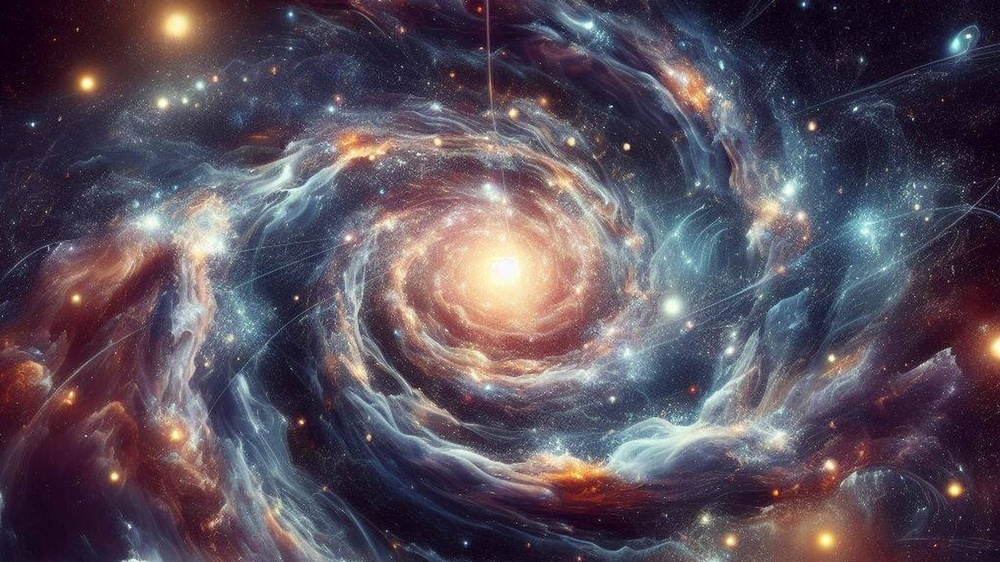
#> input picture universo.jpg, 1000 x 562 px, shrunk from 1338 x 752 before the run
$ python actividad2_bordes.py   (older library calls are emulated)
#> lines starting #> are read from the running program, lines starting #| are printed output that depends on the picture; after the words box and inside, x2 and y2 are one past the last pixel; in counts of white or black regions, pixels touching at a corner belong together
import cv2
import numpy as np
import matplotlib.pyplot as plt

imagen = cv2.imread("universo.jpg")
#> imagen is the input picture: shape (562, 1000, 3); mean B, G, R 90.7, 78.7, 89.2

if imagen is None:
    print("Error: no se encontró universo.jpg")

else:
    imagen_rgb = cv2.cvtColor(imagen, cv2.COLOR_BGR2RGB)

    gris = cv2.cvtColor(imagen, cv2.COLOR_BGR2GRAY)
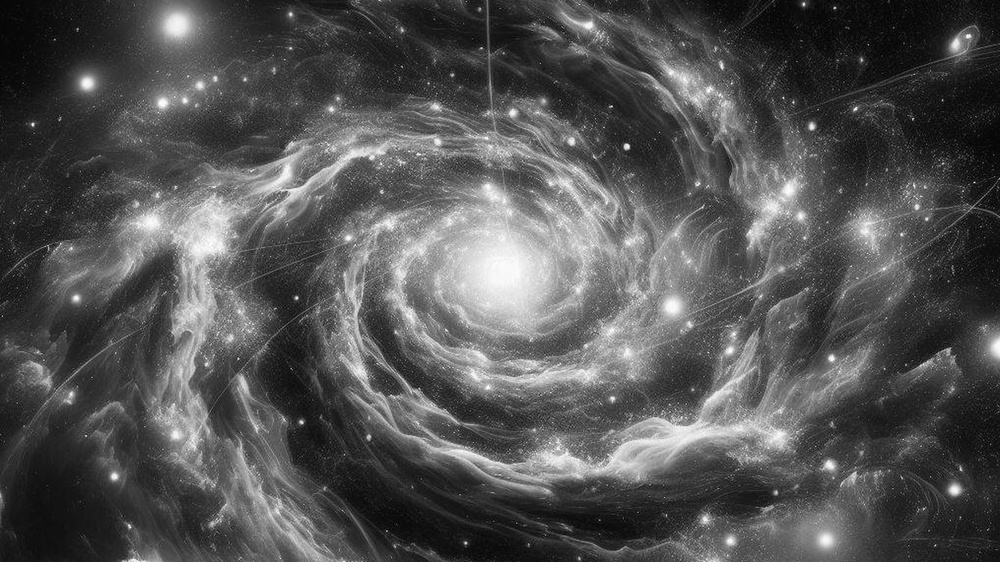
#> gris: shape (562, 1000); min 2, max 254, mean 83.2

    gris_suave = cv2.GaussianBlur(gris, (5, 5), 0)

    # Bordess Canny

    bordes_canny = cv2.Canny(
        gris_suave,
        80,
        180
    )
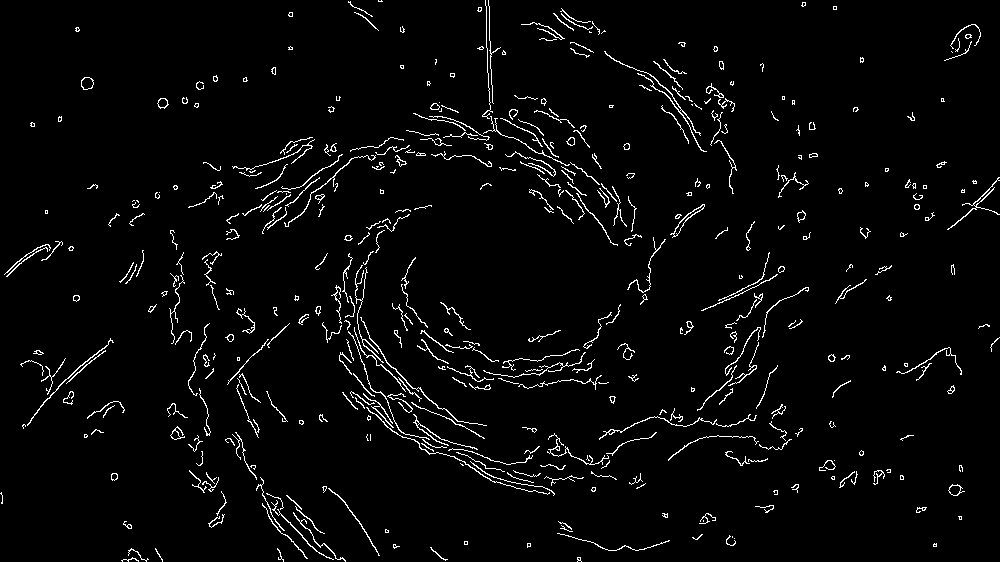
#> bordes_canny: shape (562, 1000); 3.2% white in thin lines or dots

    # Sobel

    sobel_x = cv2.Sobel(
        gris_suave,
        cv2.CV_64F,
        1,
        0,
        ksize=3
    )
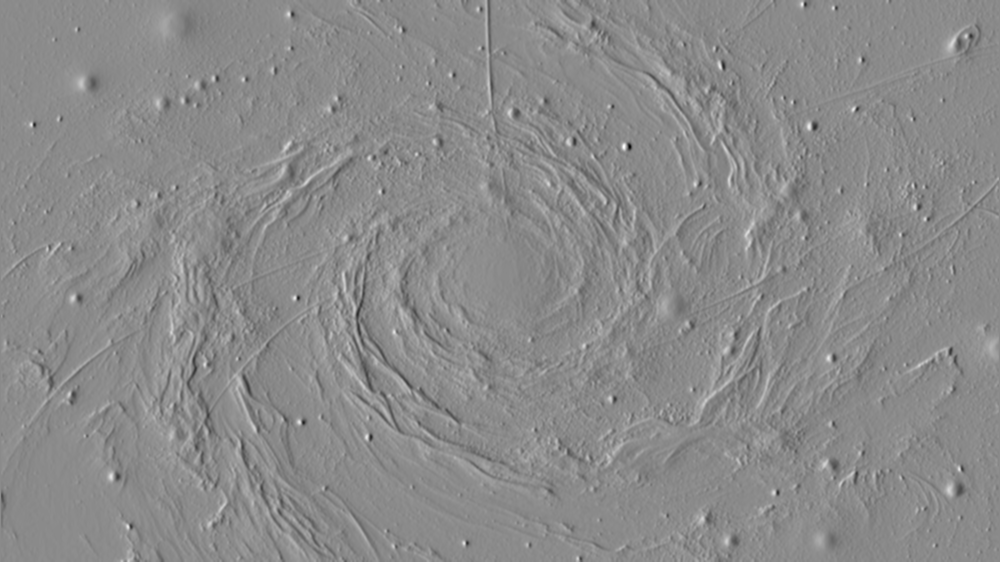
#> sobel_x: shape (562, 1000) float64; min -436, max 365, mean 0; drawn with min black and max white

    sobel_y = cv2.Sobel(
        gris_suave,
        cv2.CV_64F,
        0,
        1,
        ksize=3
    )
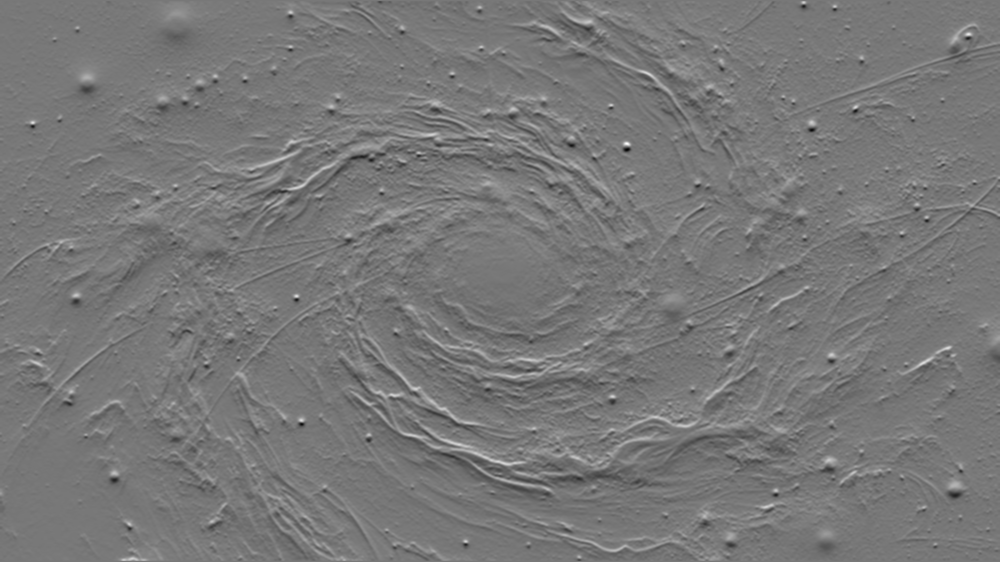
#> sobel_y: shape (562, 1000) float64; min -370, max 416, mean 0.4; drawn with min black and max white

    magnitud_sobel = cv2.magnitude(
        sobel_x.astype(np.float32),
        sobel_y.astype(np.float32)
    )

    magnitud_sobel = cv2.convertScaleAbs(
        magnitud_sobel
    )
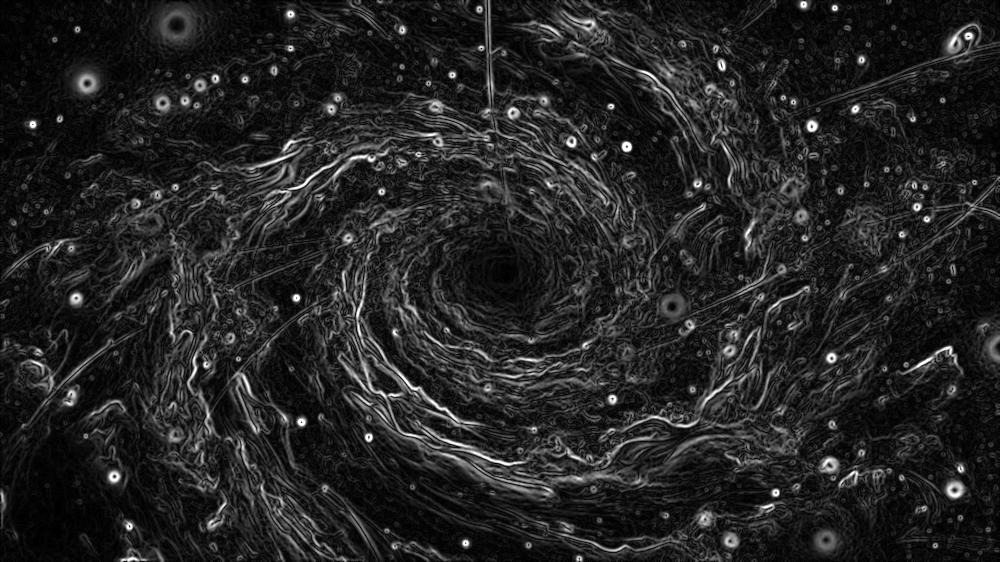
#> magnitud_sobel: shape (562, 1000); min 0, max 255, mean 36

    # laplaciano

    laplaciano = cv2.Laplacian(
        gris_suave,
        cv2.CV_64F
    )
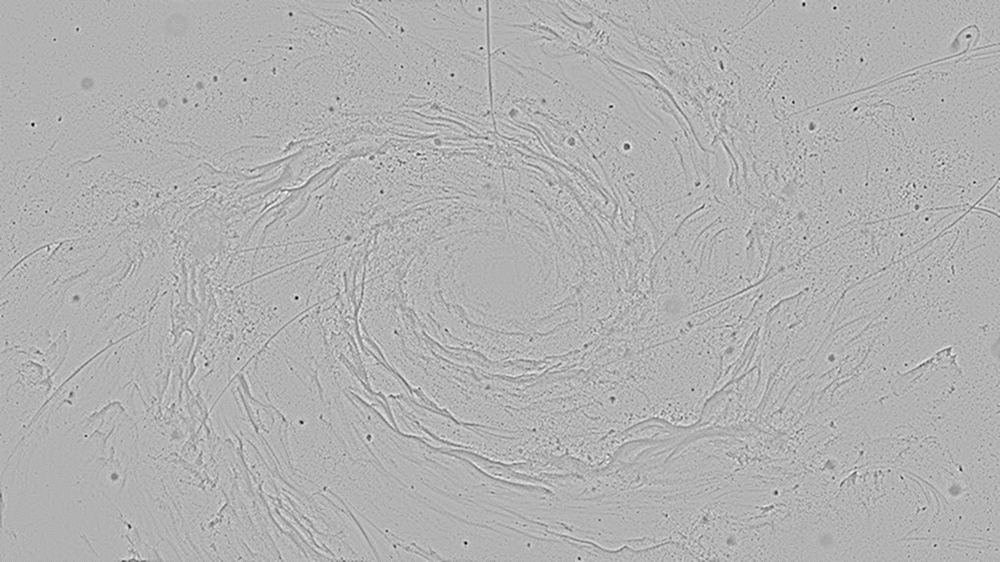
#> laplaciano: shape (562, 1000) float64; min -81, max 35, mean 0; drawn with min black and max white

    laplaciano = cv2.convertScaleAbs(
        laplaciano
    )
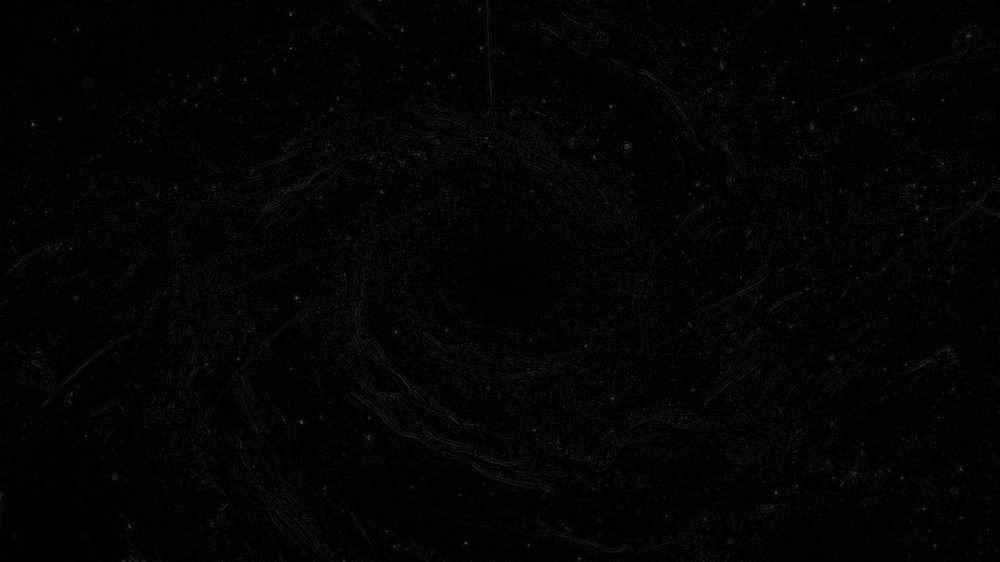
#> laplaciano: shape (562, 1000); min 0, max 81, mean 3.9

    # hough

    imagen_hough = imagen_rgb.copy()

    lineas = cv2.HoughLinesP(
        bordes_canny,
        rho=1,
        theta=np.pi / 180,
        threshold=80,
        minLineLength=40,
        maxLineGap=15
    )
#> lineas = 29 rows, first 6: [336, 310, 414, 388], [47, 398, 113, 342], [387, 150, 474, 156], [465, 366, 514, 377], [421, 340, 480, 351], [614, 60, 654, 77]

    if lineas is not None:
        for linea in lineas:
#> (the run stopped early here; a loop or call above may not have finished)

$ run again, with frutas.jpg copied over universo.jpg
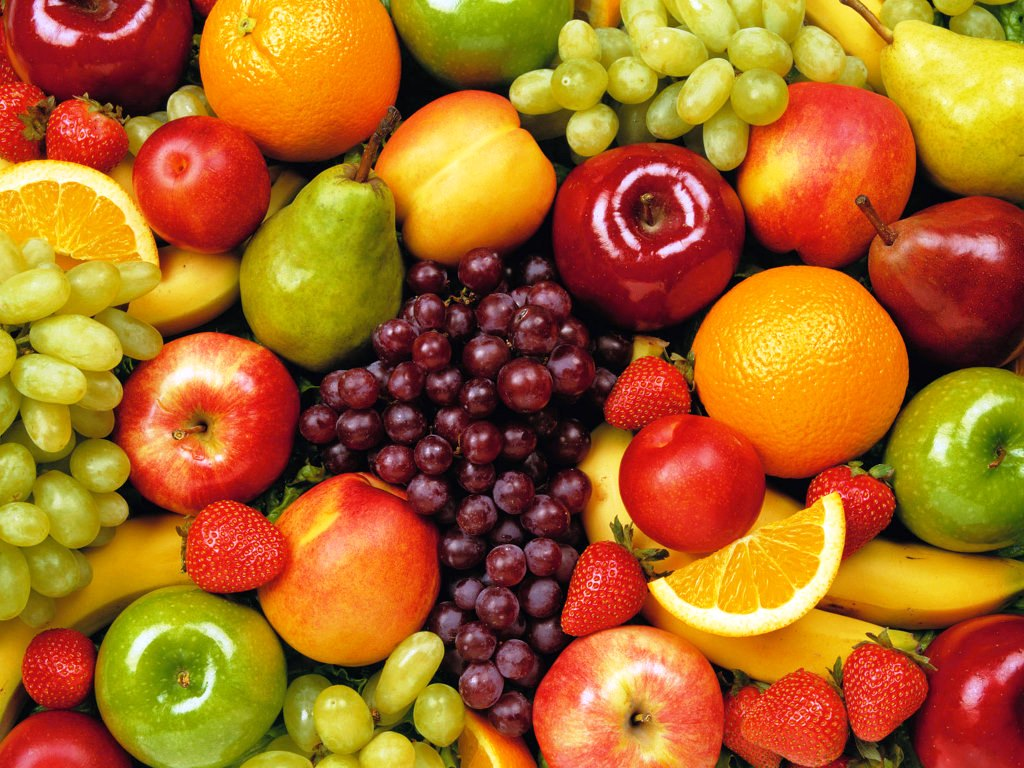
#> input picture frutas.jpg, 1024 x 768 px
#> imagen is the input picture: shape (768, 1024, 3); mean B, G, R 34.7, 104, 170.5
#> `bordes_canny = cv2.Canny( gris_suave, 80, 180 )`:
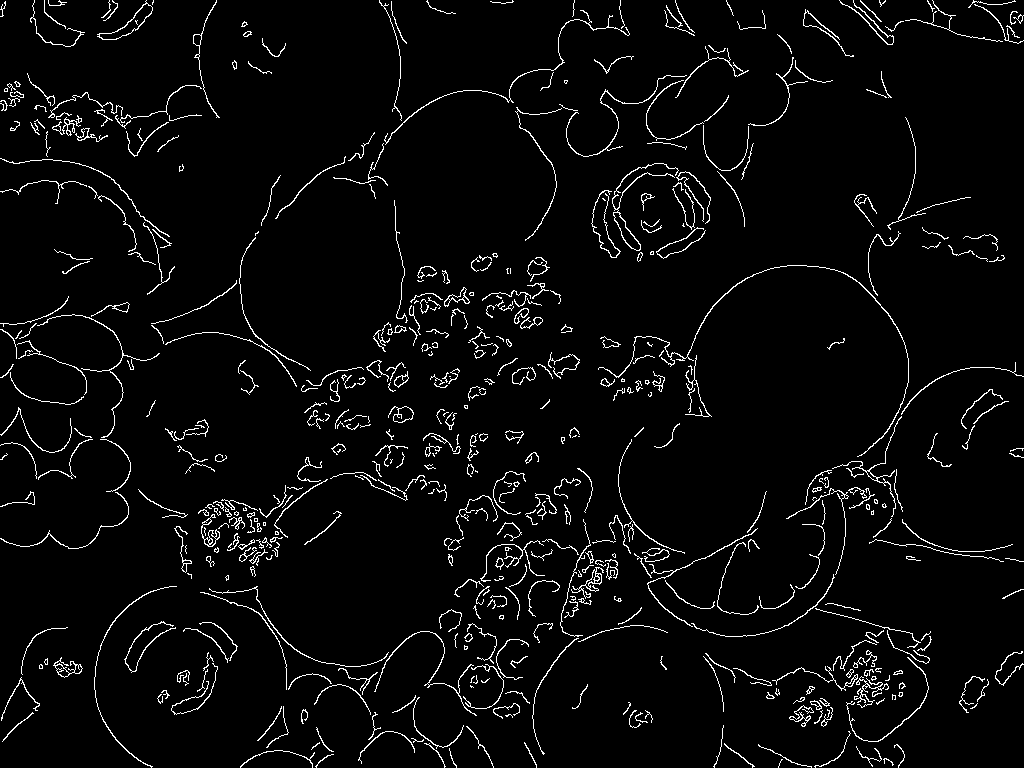
#> bordes_canny: shape (768, 1024); 3.9% white in thin lines or dots
#> `laplaciano = cv2.Laplacian( gris_suave, cv2.CV_64F )`:
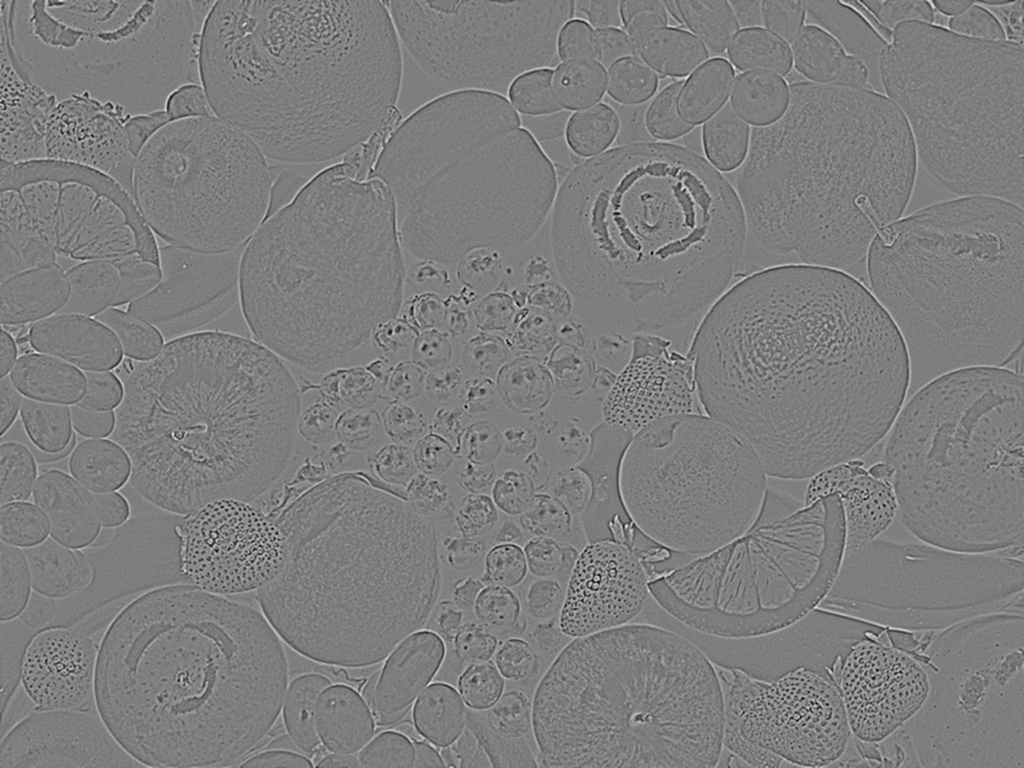
#> laplaciano: shape (768, 1024) float64; min -52, max 53, mean 0; drawn with min black and max white
#> lineas = 128 rows, first 6: [235, 527, 343, 445], [506, 309, 548, 267], [277, 499, 321, 467], [235, 526, 342, 445], [346, 473, 406, 490], [610, 256, 658, 221]

$ run again, with gatos_perros_casas.jpg copied over universo.jpg
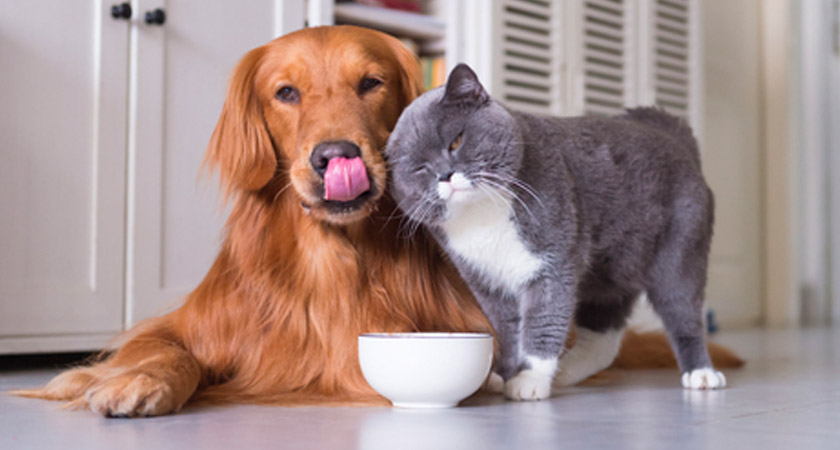
#> input picture gatos_perros_casas.jpg, 840 x 450 px
#> imagen is the input picture: shape (450, 840, 3); mean B, G, R 137.5, 140.6, 162.7
#> `bordes_canny = cv2.Canny( gris_suave, 80, 180 )`:
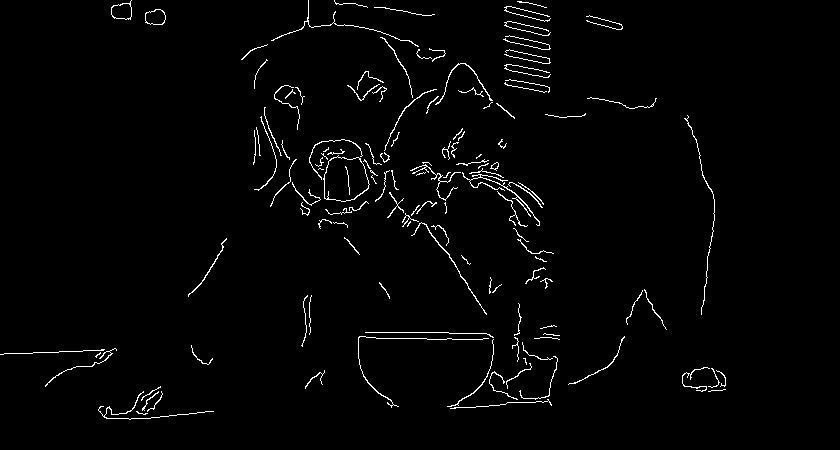
#> bordes_canny: shape (450, 840); 1.9% white in thin lines or dots, all inside (x1, y1, x2, y2) = (0, 0, 726, 420)
#> `laplaciano = cv2.Laplacian( gris_suave, cv2.CV_64F )`:
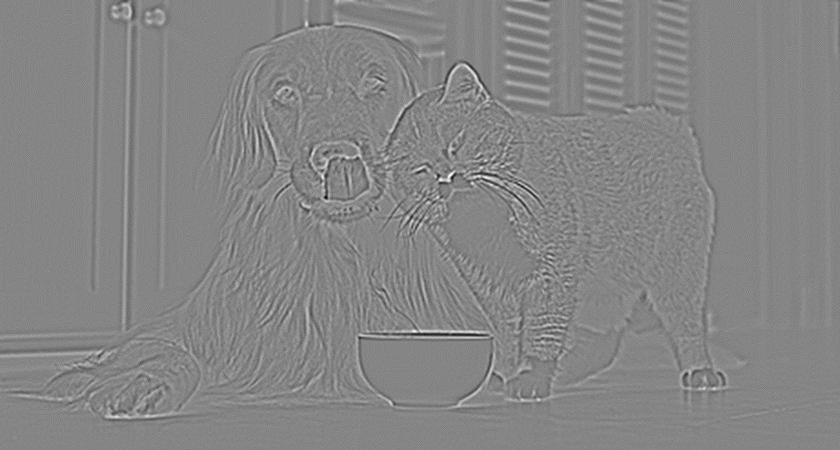
#> laplaciano: shape (450, 840) float64; min -45, max 41, mean 0; drawn with min black and max white
#> lineas = [[449, 333, 489, 334], [447, 338, 493, 339], [0, 354, 66, 351], [365, 332, 448, 332]]

$ run again, with huerto.jpg copied over universo.jpg
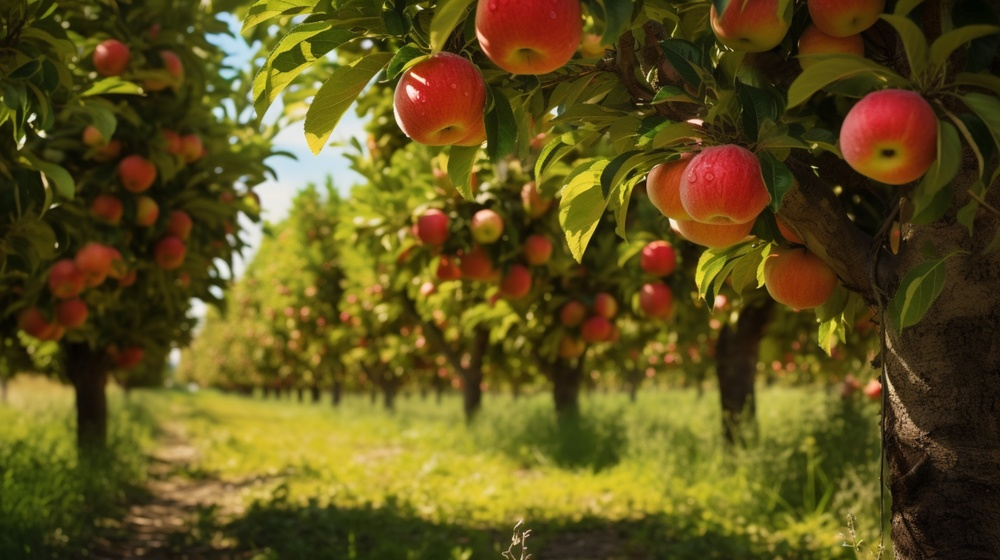
#> input picture huerto.jpg, 1000 x 560 px, shrunk from 4500 x 2522 before the run
#> imagen is the input picture: shape (560, 1000, 3); mean B, G, R 27.9, 81.6, 95.6
#> bordes_canny: shape (560, 1000); 3.3% white in thin lines or dots
#> `laplaciano = cv2.Laplacian( gris_suave, cv2.CV_64F )`:
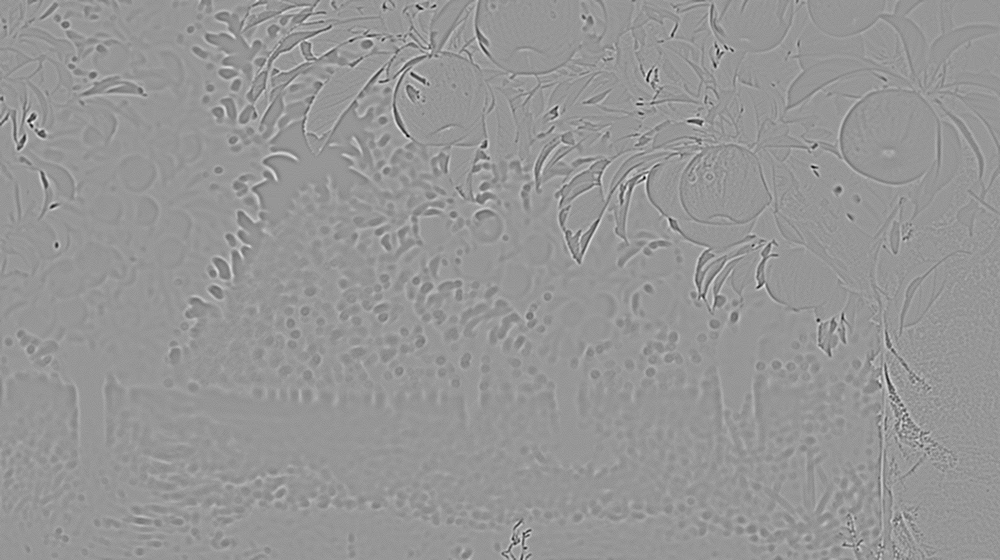
#> laplaciano: shape (560, 1000) float64; min -69, max 48, mean 0; drawn with min black and max white
#> lineas = 59 rows, first 6: [691, 296, 738, 316], [587, 190, 628, 204], [879, 409, 927, 452], [587, 189, 628, 203], [206, 89, 332, 142], [252, 58, 319, 89]
